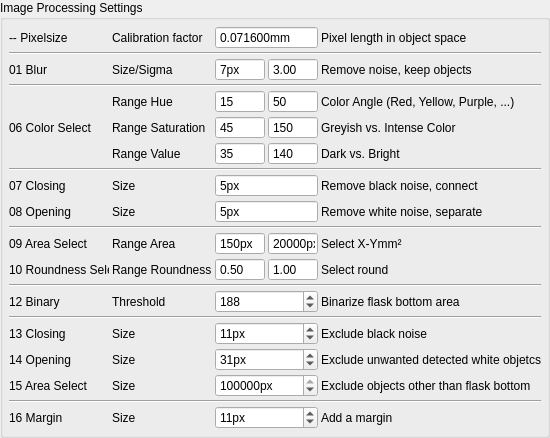
     <widget class="QGroupBox" name="groupBox_ProcSet">
      <property name="sizePolicy">
       <sizepolicy hsizetype="Preferred" vsizetype="Preferred">
        <horstretch>1</horstretch>
        <verstretch>0</verstretch>
       </sizepolicy>
      </property>
      <property name="title">
       <string>Image Processing Settings</string>
      </property>
      <layout class="QGridLayout" name="gridLayout_4">
       <property name="leftMargin">
        <number>6</number>
       </property>
       <property name="topMargin">
        <number>6</number>
       </property>
       <property name="rightMargin">
        <number>6</number>
       </property>
       <property name="bottomMargin">
        <number>6</number>
       </property>
       <property name="spacing">
        <number>3</number>
       </property>
       <item row="4" column="0" rowspan="3">
        <widget class="QLabel" name="label_7">
         <property name="minimumSize">
          <size>
           <width>100</width>
           <height>0</height>
          </size>
         </property>
         <property name="maximumSize">
          <size>
           <width>100</width>
           <height>16777215</height>
          </size>
         </property>
         <property name="text">
          <string>06 Color Select</string>
         </property>
        </widget>
       </item>
       <item row="4" column="1">
        <widget class="QLabel" name="label_8">
         <property name="minimumSize">
          <size>
           <width>100</width>
           <height>0</height>
          </size>
         </property>
         <property name="maximumSize">
          <size>
           <width>100</width>
           <height>16777215</height>
          </size>
         </property>
         <property name="text">
          <string>Range Hue</string>
         </property>
        </widget>
       </item>
       <item row="2" column="3">
        <widget class="QDoubleSpinBox" name="doubleSpinBox_ProcSet_BlurSigma">
         <property name="minimumSize">
          <size>
           <width>50</width>
           <height>0</height>
          </size>
         </property>
         <property name="maximumSize">
          <size>
           <width>50</width>
           <height>16777215</height>
          </size>
         </property>
         <property name="buttonSymbols">
          <enum>QAbstractSpinBox::NoButtons</enum>
         </property>
         <property name="value">
          <double>3.000000000000000</double>
         </property>
        </widget>
       </item>
       <item row="11" column="0">
        <widget class="QLabel" name="label_15">
         <property name="minimumSize">
          <size>
           <width>100</width>
           <height>0</height>
          </size>
         </property>
         <property name="maximumSize">
          <size>
           <width>100</width>
           <height>16777215</height>
          </size>
         </property>
         <property name="text">
          <string>09 Area Select</string>
         </property>
        </widget>
       </item>
       <item row="12" column="0">
        <widget class="QLabel" name="label_16">
         <property name="minimumSize">
          <size>
           <width>100</width>
           <height>0</height>
          </size>
         </property>
         <property name="maximumSize">
          <size>
           <width>100</width>
           <height>16777215</height>
          </size>
         </property>
         <property name="text">
          <string>10 Roundness Select</string>
         </property>
        </widget>
       </item>
       <item row="14" column="0">
        <widget class="QLabel" name="label_25">
         <property name="text">
          <string>12 Binary</string>
         </property>
        </widget>
       </item>
       <item row="9" column="0">
        <widget class="QLabel" name="label_12">
         <property name="minimumSize">
          <size>
           <width>100</width>
           <height>0</height>
          </size>
         </property>
         <property name="maximumSize">
          <size>
           <width>100</width>
           <height>16777215</height>
          </size>
         </property>
         <property name="text">
          <string>08 Opening</string>
         </property>
        </widget>
       </item>
       <item row="5" column="2">
        <widget class="QSpinBox" name="spinBox_ProcSet_ColorSelect_S_Min">
         <property name="minimumSize">
          <size>
           <width>50</width>
           <height>0</height>
          </size>
         </property>
         <property name="maximumSize">
          <size>
           <width>50</width>
           <height>16777215</height>
          </size>
         </property>
         <property name="buttonSymbols">
          <enum>QAbstractSpinBox::NoButtons</enum>
         </property>
         <property name="maximum">
          <number>254</number>
         </property>
         <property name="value">
          <number>45</number>
         </property>
        </widget>
       </item>
       <item row="8" column="1">
        <widget class="QLabel" name="label_13">
         <property name="minimumSize">
          <size>
           <width>100</width>
           <height>0</height>
          </size>
         </property>
         <property name="maximumSize">
          <size>
           <width>100</width>
           <height>16777215</height>
          </size>
         </property>
         <property name="text">
          <string>Size</string>
         </property>
        </widget>
       </item>
       <item row="5" column="1">
        <widget class="QLabel" name="label_9">
         <property name="minimumSize">
          <size>
           <width>100</width>
           <height>0</height>
          </size>
         </property>
         <property name="maximumSize">
          <size>
           <width>100</width>
           <height>16777215</height>
          </size>
         </property>
         <property name="text">
          <string>Range Saturation</string>
         </property>
        </widget>
       </item>
       <item row="9" column="1">
        <widget class="QLabel" name="label_14">
         <property name="minimumSize">
          <size>
           <width>100</width>
           <height>0</height>
          </size>
         </property>
         <property name="maximumSize">
          <size>
           <width>100</width>
           <height>16777215</height>
          </size>
         </property>
         <property name="text">
          <string>Size</string>
         </property>
        </widget>
       </item>
       <item row="5" column="3">
        <widget class="QSpinBox" name="spinBox_ProcSet_ColorSelect_S_Max">
         <property name="minimumSize">
          <size>
           <width>50</width>
           <height>0</height>
          </size>
         </property>
         <property name="maximumSize">
          <size>
           <width>50</width>
           <height>16777215</height>
          </size>
         </property>
         <property name="buttonSymbols">
          <enum>QAbstractSpinBox::NoButtons</enum>
         </property>
         <property name="minimum">
          <number>1</number>
         </property>
         <property name="maximum">
          <number>255</number>
         </property>
         <property name="value">
          <number>150</number>
         </property>
        </widget>
       </item>
       <item row="3" column="0" colspan="5">
        <widget class="Line" name="line_2">
         <property name="orientation">
          <enum>Qt::Horizontal</enum>
         </property>
        </widget>
       </item>
       <item row="7" column="0" colspan="5">
        <widget class="Line" name="line_3">
         <property name="orientation">
          <enum>Qt::Horizontal</enum>
         </property>
        </widget>
       </item>
       <item row="2" column="2">
        <widget class="QSpinBox" name="spinBox_ProcSet_BlurSize">
         <property name="minimumSize">
          <size>
           <width>50</width>
           <height>0</height>
          </size>
         </property>
         <property name="maximumSize">
          <size>
           <width>50</width>
           <height>16777215</height>
          </size>
         </property>
         <property name="buttonSymbols">
          <enum>QAbstractSpinBox::NoButtons</enum>
         </property>
         <property name="suffix">
          <string>px</string>
         </property>
         <property name="prefix">
          <string/>
         </property>
         <property name="minimum">
          <number>3</number>
         </property>
         <property name="singleStep">
          <number>2</number>
         </property>
         <property name="value">
          <number>7</number>
         </property>
        </widget>
       </item>
       <item row="4" column="2">
        <widget class="QSpinBox" name="spinBox_ProcSet_ColorSelect_H_Min">
         <property name="minimumSize">
          <size>
           <width>50</width>
           <height>0</height>
          </size>
         </property>
         <property name="maximumSize">
          <size>
           <width>50</width>
           <height>16777215</height>
          </size>
         </property>
         <property name="buttonSymbols">
          <enum>QAbstractSpinBox::NoButtons</enum>
         </property>
         <property name="suffix">
          <string/>
         </property>
         <property name="minimum">
          <number>0</number>
         </property>
         <property name="maximum">
          <number>254</number>
         </property>
         <property name="value">
          <number>15</number>
         </property>
        </widget>
       </item>
       <item row="4" column="3">
        <widget class="QSpinBox" name="spinBox_ProcSet_ColorSelect_H_Max">
         <property name="minimumSize">
          <size>
           <width>50</width>
           <height>0</height>
          </size>
         </property>
         <property name="maximumSize">
          <size>
           <width>50</width>
           <height>16777215</height>
          </size>
         </property>
         <property name="buttonSymbols">
          <enum>QAbstractSpinBox::NoButtons</enum>
         </property>
         <property name="minimum">
          <number>1</number>
         </property>
         <property name="maximum">
          <number>255</number>
         </property>
         <property name="value">
          <number>50</number>
         </property>
        </widget>
       </item>
       <item row="2" column="0">
        <widget class="QLabel" name="label_4">
         <property name="minimumSize">
          <size>
           <width>100</width>
           <height>0</height>
          </size>
         </property>
         <property name="maximumSize">
          <size>
           <width>100</width>
           <height>16777215</height>
          </size>
         </property>
         <property name="text">
          <string>01 Blur</string>
         </property>
        </widget>
       </item>
       <item row="2" column="4">
        <widget class="QLabel" name="label_5">
         <property name="text">
          <string>Remove noise, keep objects</string>
         </property>
        </widget>
       </item>
       <item row="8" column="0">
        <widget class="QLabel" name="label_11">
         <property name="minimumSize">
          <size>
           <width>100</width>
           <height>0</height>
          </size>
         </property>
         <property name="maximumSize">
          <size>
           <width>100</width>
           <height>16777215</height>
          </size>
         </property>
         <property name="text">
          <string>07 Closing</string>
         </property>
        </widget>
       </item>
       <item row="6" column="1">
        <widget class="QLabel" name="label_10">
         <property name="minimumSize">
          <size>
           <width>100</width>
           <height>0</height>
          </size>
         </property>
         <property name="maximumSize">
          <size>
           <width>100</width>
           <height>16777215</height>
          </size>
         </property>
         <property name="text">
          <string>Range Value</string>
         </property>
        </widget>
       </item>
       <item row="2" column="1">
        <widget class="QLabel" name="label_6">
         <property name="minimumSize">
          <size>
           <width>100</width>
           <height>0</height>
          </size>
         </property>
         <property name="maximumSize">
          <size>
           <width>100</width>
           <height>16777215</height>
          </size>
         </property>
         <property name="text">
          <string>Size/Sigma</string>
         </property>
        </widget>
       </item>
       <item row="0" column="0">
        <widget class="QLabel" name="label_19">
         <property name="text">
          <string>-- Pixelsize</string>
         </property>
        </widget>
       </item>
       <item row="0" column="1">
        <widget class="QLabel" name="label_20">
         <property name="minimumSize">
          <size>
           <width>100</width>
           <height>0</height>
          </size>
         </property>
         <property name="maximumSize">
          <size>
           <width>100</width>
           <height>16777215</height>
          </size>
         </property>
         <property name="text">
          <string>Calibration factor</string>
         </property>
        </widget>
       </item>
       <item row="0" column="2" colspan="2">
        <widget class="QDoubleSpinBox" name="doubleSpinBox_ProcSet_PixelSize">
         <property name="buttonSymbols">
          <enum>QAbstractSpinBox::NoButtons</enum>
         </property>
         <property name="suffix">
          <string>mm</string>
         </property>
         <property name="decimals">
          <number>6</number>
         </property>
         <property name="singleStep">
          <double>0.001000000000000</double>
         </property>
         <property name="value">
          <double>0.071600000000000</double>
         </property>
        </widget>
       </item>
       <item row="1" column="0" colspan="5">
        <widget class="Line" name="line">
         <property name="orientation">
          <enum>Qt::Horizontal</enum>
         </property>
        </widget>
       </item>
       <item row="6" column="2">
        <widget class="QSpinBox" name="spinBox_ProcSet_ColorSelect_V_Min">
         <property name="minimumSize">
          <size>
           <width>50</width>
           <height>0</height>
          </size>
         </property>
         <property name="maximumSize">
          <size>
           <width>50</width>
           <height>16777215</height>
          </size>
         </property>
         <property name="buttonSymbols">
          <enum>QAbstractSpinBox::NoButtons</enum>
         </property>
         <property name="maximum">
          <number>254</number>
         </property>
         <property name="value">
          <number>35</number>
         </property>
        </widget>
       </item>
       <item row="12" column="1">
        <widget class="QLabel" name="label_18">
         <property name="minimumSize">
          <size>
           <width>100</width>
           <height>0</height>
          </size>
         </property>
         <property name="maximumSize">
          <size>
           <width>100</width>
           <height>16777215</height>
          </size>
         </property>
         <property name="text">
          <string>Range Roundness</string>
         </property>
        </widget>
       </item>
       <item row="11" column="1">
        <widget class="QLabel" name="label_17">
         <property name="minimumSize">
          <size>
           <width>100</width>
           <height>0</height>
          </size>
         </property>
         <property name="maximumSize">
          <size>
           <width>100</width>
           <height>16777215</height>
          </size>
         </property>
         <property name="text">
          <string>Range Area</string>
         </property>
        </widget>
       </item>
       <item row="6" column="3">
        <widget class="QSpinBox" name="spinBox_ProcSet_ColorSelect_V_Max">
         <property name="minimumSize">
          <size>
           <width>50</width>
           <height>0</height>
          </size>
         </property>
         <property name="maximumSize">
          <size>
           <width>50</width>
           <height>16777215</height>
          </size>
         </property>
         <property name="buttonSymbols">
          <enum>QAbstractSpinBox::NoButtons</enum>
         </property>
         <property name="minimum">
          <number>1</number>
         </property>
         <property name="maximum">
          <number>255</number>
         </property>
         <property name="value">
          <number>140</number>
         </property>
        </widget>
       </item>
       <item row="10" column="0" colspan="5">
        <widget class="Line" name="line_4">
         <property name="orientation">
          <enum>Qt::Horizontal</enum>
         </property>
        </widget>
       </item>
       <item row="11" column="2">
        <widget class="QDoubleSpinBox" name="doubleSpinBox_ProcSet_SelectArea_Min">
         <property name="minimumSize">
          <size>
           <width>50</width>
           <height>0</height>
          </size>
         </property>
         <property name="maximumSize">
          <size>
           <width>50</width>
           <height>16777215</height>
          </size>
         </property>
         <property name="buttonSymbols">
          <enum>QAbstractSpinBox::NoButtons</enum>
         </property>
         <property name="suffix">
          <string>px</string>
         </property>
         <property name="decimals">
          <number>0</number>
         </property>
         <property name="maximum">
          <double>99999.000000000000000</double>
         </property>
         <property name="singleStep">
          <double>10.000000000000000</double>
         </property>
         <property name="value">
          <double>150.000000000000000</double>
         </property>
        </widget>
       </item>
       <item row="12" column="2">
        <widget class="QDoubleSpinBox" name="doubleSpinBox_ProcSet_SelectRoundness_Min">
         <property name="minimumSize">
          <size>
           <width>50</width>
           <height>0</height>
          </size>
         </property>
         <property name="maximumSize">
          <size>
           <width>50</width>
           <height>16777215</height>
          </size>
         </property>
         <property name="buttonSymbols">
          <enum>QAbstractSpinBox::NoButtons</enum>
         </property>
         <property name="decimals">
          <number>2</number>
         </property>
         <property name="maximum">
          <double>1.000000000000000</double>
         </property>
         <property name="value">
          <double>0.500000000000000</double>
         </property>
        </widget>
       </item>
       <item row="11" column="3">
        <widget class="QDoubleSpinBox" name="doubleSpinBox_ProcSet_SelectArea_Max">
         <property name="minimumSize">
          <size>
           <width>50</width>
           <height>0</height>
          </size>
         </property>
         <property name="maximumSize">
          <size>
           <width>50</width>
           <height>16777215</height>
          </size>
         </property>
         <property name="buttonSymbols">
          <enum>QAbstractSpinBox::NoButtons</enum>
         </property>
         <property name="suffix">
          <string>px</string>
         </property>
         <property name="decimals">
          <number>0</number>
         </property>
         <property name="maximum">
          <double>99999.000000000000000</double>
         </property>
         <property name="singleStep">
          <double>1000.000000000000000</double>
         </property>
         <property name="value">
          <double>20000.000000000000000</double>
         </property>
        </widget>
       </item>
       <item row="12" column="3">
        <widget class="QDoubleSpinBox" name="doubleSpinBox_ProcSet_SelectRoundness_Max">
         <property name="minimumSize">
          <size>
           <width>50</width>
           <height>0</height>
          </size>
         </property>
         <property name="maximumSize">
          <size>
           <width>50</width>
           <height>16777215</height>
          </size>
         </property>
         <property name="buttonSymbols">
          <enum>QAbstractSpinBox::NoButtons</enum>
         </property>
         <property name="decimals">
          <number>2</number>
         </property>
         <property name="maximum">
          <double>1.000000000000000</double>
         </property>
         <property name="value">
          <double>1.000000000000000</double>
         </property>
        </widget>
       </item>
       <item row="8" column="2" colspan="2">
        <widget class="QSpinBox" name="spinBox_ProcSet_ClosingSize">
         <property name="buttonSymbols">
          <enum>QAbstractSpinBox::NoButtons</enum>
         </property>
         <property name="suffix">
          <string>px</string>
         </property>
         <property name="minimum">
          <number>1</number>
         </property>
         <property name="singleStep">
          <number>2</number>
         </property>
         <property name="value">
          <number>5</number>
         </property>
        </widget>
       </item>
       <item row="9" column="2" colspan="2">
        <widget class="QSpinBox" name="spinBox_ProcSet_OpeningSize">
         <property name="buttonSymbols">
          <enum>QAbstractSpinBox::NoButtons</enum>
         </property>
         <property name="suffix">
          <string>px</string>
         </property>
         <property name="minimum">
          <number>1</number>
         </property>
         <property name="singleStep">
          <number>2</number>
         </property>
         <property name="value">
          <number>5</number>
         </property>
        </widget>
       </item>
       <item row="0" column="4">
        <widget class="QLabel" name="label_21">
         <property name="text">
          <string>Pixel length in object space</string>
         </property>
        </widget>
       </item>
       <item row="4" column="4">
        <widget class="QLabel" name="label_22">
         <property name="text">
          <string>Color Angle (Red, Yellow, Purple, ...)</string>
         </property>
        </widget>
       </item>
       <item row="5" column="4">
        <widget class="QLabel" name="label_23">
         <property name="text">
          <string>Greyish vs. Intense Color</string>
         </property>
        </widget>
       </item>
       <item row="6" column="4">
        <widget class="QLabel" name="label_24">
         <property name="text">
          <string>Dark vs. Bright</string>
         </property>
        </widget>
       </item>
       <item row="8" column="4">
        <widget class="QLabel" name="label_ProcSet_Close">
         <property name="text">
          <string>Remove black noise, connect</string>
         </property>
        </widget>
       </item>
       <item row="9" column="4">
        <widget class="QLabel" name="label_ProcSet_Open">
         <property name="text">
          <string>Remove white noise, separate</string>
         </property>
        </widget>
       </item>
       <item row="11" column="4">
        <widget class="QLabel" name="label_ProcSet_Area">
         <property name="text">
          <string>Select X-Ymm²</string>
         </property>
        </widget>
       </item>
       <item row="12" column="4">
        <widget class="QLabel" name="label_28">
         <property name="text">
          <string>Select round</string>
         </property>
        </widget>
       </item>
       <item row="18" column="0">
        <widget class="QLabel" name="label_34">
         <property name="text">
          <string>15 Area Select</string>
         </property>
        </widget>
       </item>
       <item row="16" column="4">
        <widget class="QLabel" name="label_40">
         <property name="text">
          <string>Exclude black noise</string>
         </property>
        </widget>
       </item>
       <item row="16" column="1">
        <widget class="QLabel" name="label_27">
         <property name="text">
          <string>Size</string>
         </property>
        </widget>
       </item>
       <item row="20" column="2" colspan="2">
        <widget class="QSpinBox" name="spinBox_ProcSet_ROI_Dilate">
         <property name="suffix">
          <string>px</string>
         </property>
         <property name="minimum">
          <number>1</number>
         </property>
         <property name="maximum">
          <number>999</number>
         </property>
         <property name="singleStep">
          <number>2</number>
         </property>
         <property name="value">
          <number>11</number>
         </property>
        </widget>
       </item>
       <item row="16" column="0">
        <widget class="QLabel" name="label_32">
         <property name="text">
          <string>13 Closing</string>
         </property>
        </widget>
       </item>
       <item row="20" column="1">
        <widget class="QLabel" name="label_31">
         <property name="text">
          <string>Size</string>
         </property>
        </widget>
       </item>
       <item row="20" column="4">
        <widget class="QLabel" name="label_43">
         <property name="text">
          <string>Add a margin</string>
         </property>
        </widget>
       </item>
       <item row="18" column="1">
        <widget class="QLabel" name="label_30">
         <property name="text">
          <string>Size</string>
         </property>
        </widget>
       </item>
       <item row="14" column="4">
        <widget class="QLabel" name="label_39">
         <property name="text">
          <string>Binarize flask bottom area</string>
         </property>
        </widget>
       </item>
       <item row="17" column="0">
        <widget class="QLabel" name="label_33">
         <property name="text">
          <string>14 Opening</string>
         </property>
        </widget>
       </item>
       <item row="17" column="4">
        <widget class="QLabel" name="label_41">
         <property name="text">
          <string>Exclude unwanted detected white objetcs</string>
         </property>
        </widget>
       </item>
       <item row="18" column="4">
        <widget class="QLabel" name="label_42">
         <property name="text">
          <string>Exclude objects other than flask bottom</string>
         </property>
        </widget>
       </item>
       <item row="17" column="1">
        <widget class="QLabel" name="label_29">
         <property name="text">
          <string>Size</string>
         </property>
        </widget>
       </item>
       <item row="14" column="1">
        <widget class="QLabel" name="label_26">
         <property name="text">
          <string>Threshold</string>
         </property>
        </widget>
       </item>
       <item row="16" column="2" colspan="2">
        <widget class="QSpinBox" name="spinBox_ProcSet_ROI_Close">
         <property name="suffix">
          <string>px</string>
         </property>
         <property name="minimum">
          <number>1</number>
         </property>
         <property name="maximum">
          <number>999</number>
         </property>
         <property name="singleStep">
          <number>2</number>
         </property>
         <property name="value">
          <number>11</number>
         </property>
        </widget>
       </item>
       <item row="20" column="0">
        <widget class="QLabel" name="label_38">
         <property name="text">
          <string>16 Margin</string>
         </property>
        </widget>
       </item>
       <item row="17" column="2" colspan="2">
        <widget class="QSpinBox" name="spinBox_ProcSet_ROI_Open">
         <property name="suffix">
          <string>px</string>
         </property>
         <property name="minimum">
          <number>1</number>
         </property>
         <property name="maximum">
          <number>999</number>
         </property>
         <property name="singleStep">
          <number>2</number>
         </property>
         <property name="value">
          <number>31</number>
         </property>
        </widget>
       </item>
       <item row="18" column="2" colspan="2">
        <widget class="QSpinBox" name="spinBox_ProcSet_ROI_Area">
         <property name="suffix">
          <string>px</string>
         </property>
         <property name="maximum">
          <number>999999999</number>
         </property>
         <property name="singleStep">
          <number>2500</number>
         </property>
         <property name="value">
          <number>200000</number>
         </property>
        </widget>
       </item>
       <item row="14" column="2" colspan="2">
        <widget class="QDoubleSpinBox" name="doubleSpinBox_ProcSet_Thresh">
         <property name="decimals">
          <number>0</number>
         </property>
         <property name="maximum">
          <double>255.000000000000000</double>
         </property>
         <property name="value">
          <double>188.000000000000000</double>
         </property>
        </widget>
       </item>
       <item row="19" column="0" colspan="5">
        <widget class="Line" name="line_7">
         <property name="orientation">
          <enum>Qt::Horizontal</enum>
         </property>
        </widget>
       </item>
       <item row="15" column="0" colspan="5">
        <widget class="Line" name="line_6">
         <property name="orientation">
          <enum>Qt::Horizontal</enum>
         </property>
        </widget>
       </item>
       <item row="13" column="0" colspan="5">
        <widget class="Line" name="line_5">
         <property name="orientation">
          <enum>Qt::Horizontal</enum>
         </property>
        </widget>
       </item>
      </layout>
     </widget>
